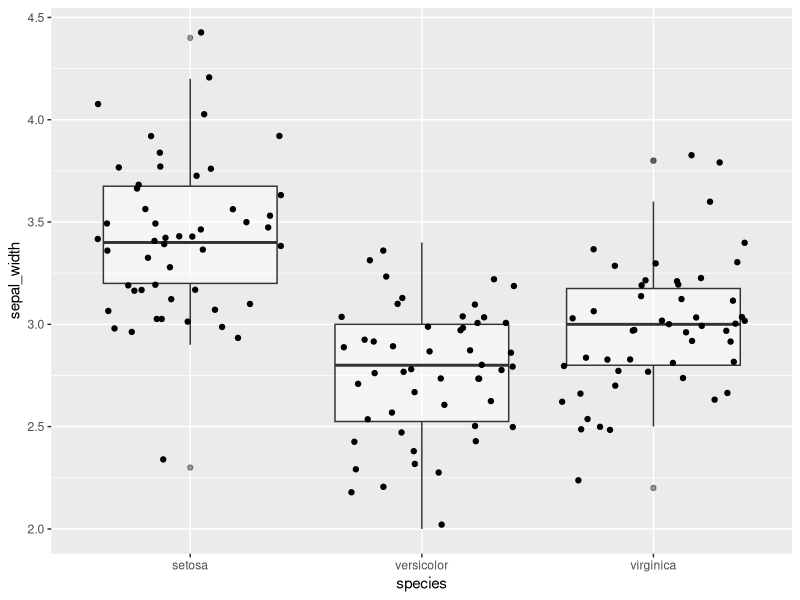
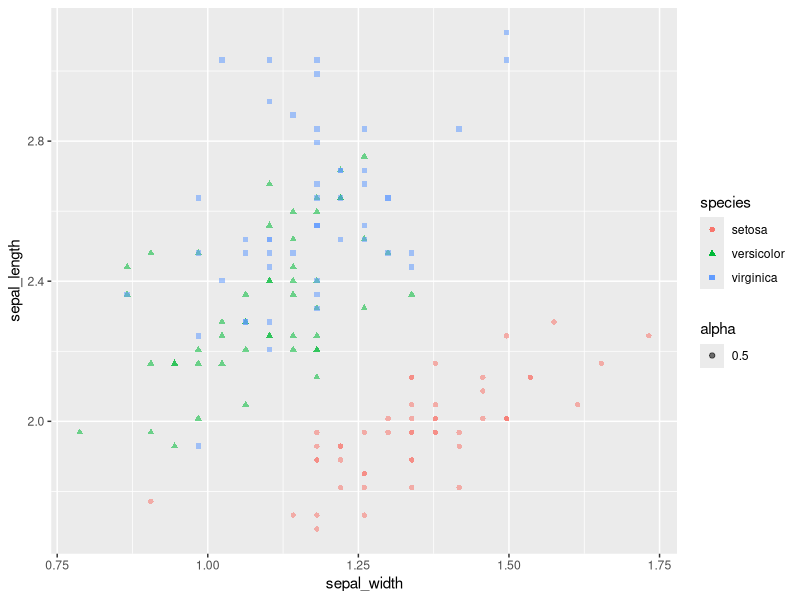
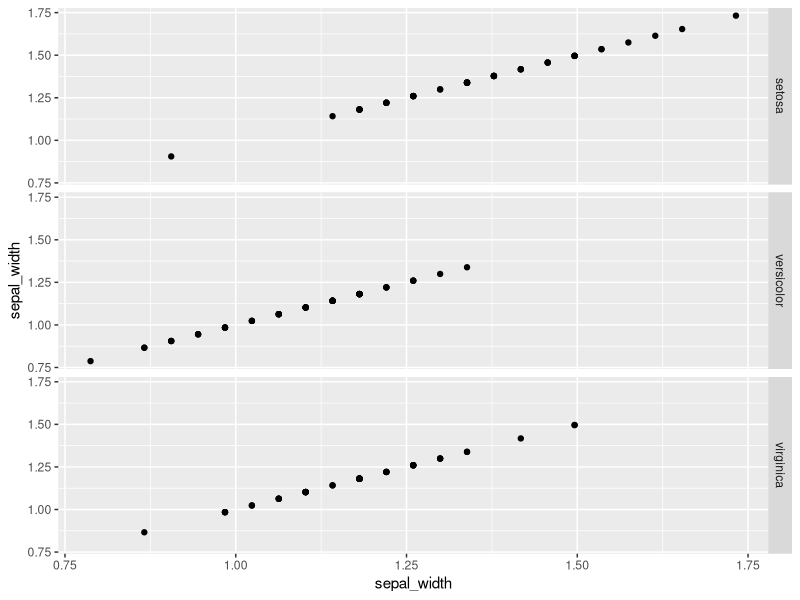

Write R code to recreate these figures, in order. (Note: this script raises an error after producing the figures.)
## ---- chunk 1
knitr::opts_chunk$set(error = TRUE)
## ---- chunk 2
# load your packages here:
library(tidyverse)
## ---- chunk 3
mtcars_1 <- mtcars %>% 
  as_tibble(rownames = "model") %>% 
  filter(cyl == 6) %>% 
  select(model, mpg, hp)

## ---- chunk 4
knitr::kable(mtcars_1)
## ---- chunk 5
iris_wedidit <- iris %>% 
  rename_all(tolower) %>% 
  rename(sepal_length = sepal.length, sepal_width = sepal.width, petal_length = petal.length, petal_width = petal.width) %>% 
  select(species,everything())
## ---- chunk 6
library(ggplot2) 
  iris_wedidit %>% 
  ggplot(aes(x = species, y = sepal_width))+
    geom_boxplot(alpha = 0.5)+
    geom_jitter()
## ---- chunk 7
iris_inin <- iris_wedidit %>% 
  mutate(sepal_length = sepal_length / 2.54, sepal_width = sepal_width / 2.54, petal_length = petal_length / 2.54, petal_width = petal_width / 2.54)
## ---- chunk 8
iris_inin %>% 
  ggplot(aes(x = sepal_width, y = sepal_length)) +
  geom_point(aes(shape = species, color = species, alpha = 0.5))

## ---- chunk 9
iris_inin %>% 
  ggplot(aes(x = sepal_width, y = sepal_width)) +
  geom_point()+
  facet_grid(rows = vars(species))
## ---- chunk 10

gapminder %>% 
  group_by(continent, year) %>% 
  filter(lifeExp == min(lifeExp)) %>% 
  select(country, min_life= lifeExp) %>% 
  arrange(min_life)
## ---- chunk 11
psych::bfi %>%
  as_tibble() %>% 
  select(A1:A5) %>% 
  rowwise() %>% 
  mutate(A_mean = mean(c(A1, A2, A3, A4, A5), na.rm = TRUE)) %>% 
  ungroup() %>% 
  drop_na()
## ---- chunk 12
psych::bfi %>%
  as_tibble() %>% 
  select(C1:C5) %>% 
  rowwise() %>% 
  mutate(C_mean = mean(c(C1, C2, C3, C4, C5), na.rm = TRUE)) %>% 
   mutate(C_sd = sd(c(C1, C2, C3, C4, C5), na.rm = TRUE)) %>% 
   mutate(C_min = min(c(C1, C2, C3, C4, C5), na.rm = TRUE)) %>% 
  ungroup() %>% 
  drop_na()

## ---- chunk 13
psych::bfi %>% 
  as_tibble() %>% 
  select(A1:A5) %>% 
  mutate(A_min = pmin(A1, A2, A3, A4, A5))
## ---- chunk 14
psych::bfi %>% 
  as_tibble() %>% 
  select(A1:A5) %>% 
  mutate(A_mn = rowMeans(select(., A1:A5)),
         A_mn2 = rowMeans(select(., starts_with("A", ignore.case = FALSE))))
## ---- chunk 15
BFI_new <-
  psych::bfi %>% 
  mutate(A_mn = rowMeans(select(.,A1:A5)), 
         C_mn = rowMeans(select(.,C1:C5)),
         N_mn = rowMeans(select(.,N1:N5)),
         E_mn = rowMeans(select(.,E1:E5))
         ) %>% 
  mutate(Education= factor(education, levels= c(1,2,3,4,5))) %>% 
  drop_na()

## ---- chunk 16
FILL_THIS_IN %>% 
  FILL_THIS_IN(FILL_THIS_IN) %>% 
  FILL_THIS_IN(FILL_THIS_IN)
## ---- chunk 17

## ---- chunk 18

